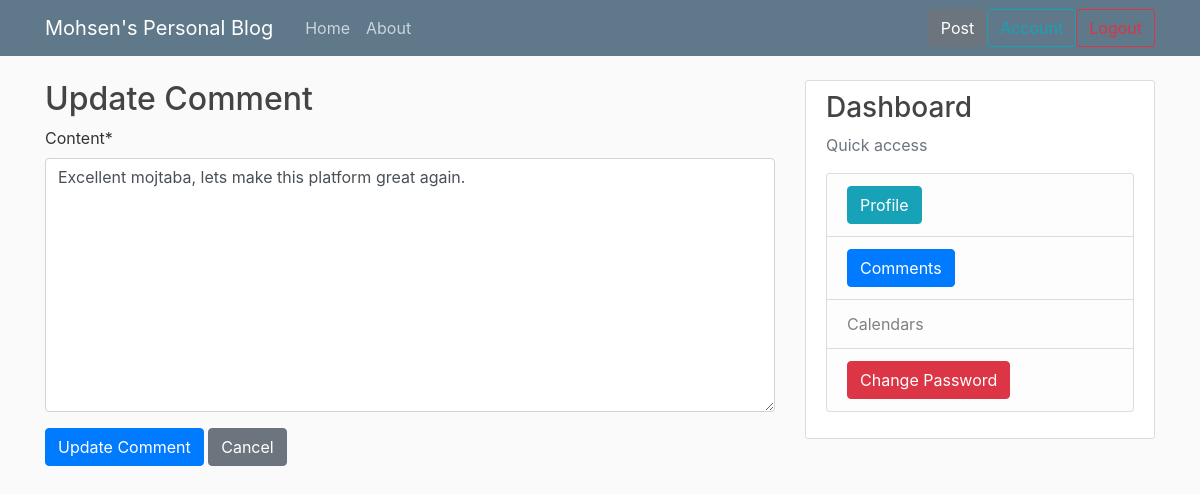
The page /comment/5/update/ (signed in) on the database as committed earlier.
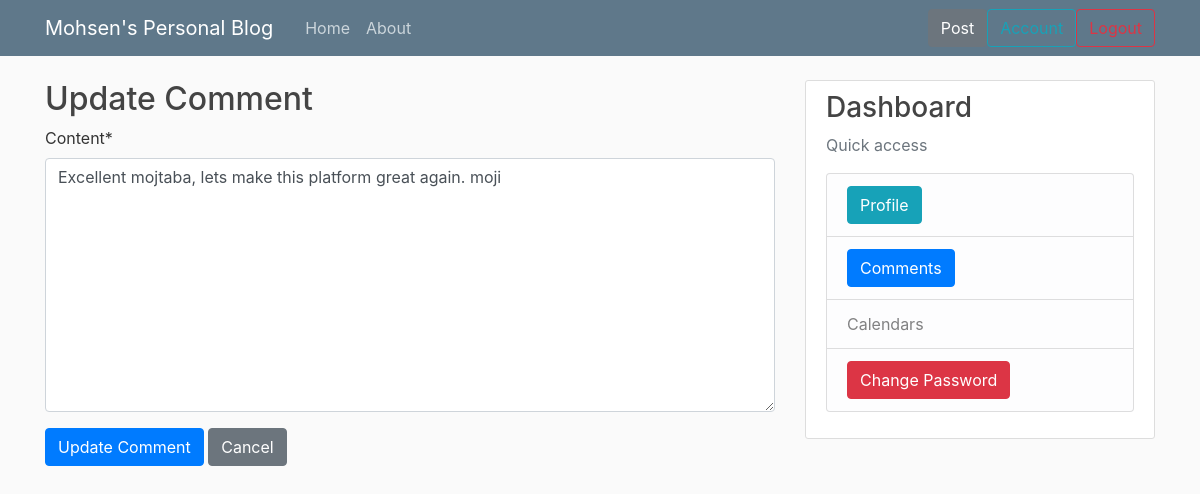
The same page on the database as committed later.
### blog/models.py (models this page shows)
class Comment(models.Model):
    post = models.ForeignKey(Post, on_delete=models.CASCADE, related_name='comments')
    author = models.ForeignKey(User, on_delete=models.CASCADE,)
    content = models.TextField(null=False, max_length=250)
    created_at = models.DateTimeField(auto_now_add=True)

### blog/views.py (the view, shortened to what this page needs)
# urls.py: path('comment/<int:pk>/update/', CommentUpdateView.as_view(), name='comment-update'),
class CommentUpdateView(LoginRequiredMixin, UserPassesTestMixin, UpdateView):
    model = Comment
    fields = ['content']
    def test_func(self):
        comment = self.get_object()
        return self.request.user == comment.author

### blog/templates/blog/comment_form.html (shortened to what this page needs)
{% extends 'blog/base.html' %}
{% load crispy_forms_tags %}
{% block content %}
    <h2>Update Comment</h2>
    <form method="post">
        {{ form|crispy }}
        <button type="submit" class="btn btn-primary">Update Comment</button>
        <a href="{% url 'post-detail' object.post.pk %}" class="btn btn-secondary">Cancel</a>
    </form>
{% endblock content %}

Rows that differ between the two databases and show on the page:
changed Comment: content "Excellent mojtaba, lets make this platform great again." → "Excellent mojtaba, lets make this platform great again. moji"
